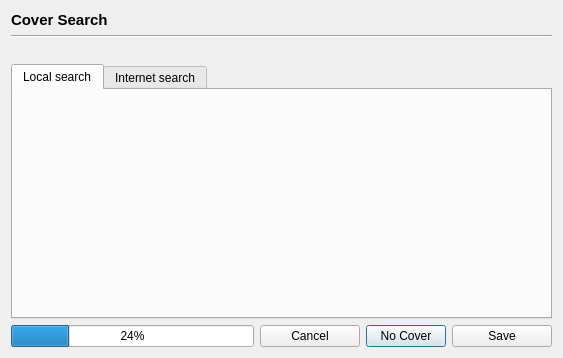
<?xml version="1.0" encoding="UTF-8"?>
<ui version="4.0">
 <class>AlternateCovers</class>
 <widget class="QDialog" name="AlternateCovers">
  <property name="geometry">
   <rect>
    <x>0</x>
    <y>0</y>
    <width>563</width>
    <height>358</height>
   </rect>
  </property>
  <property name="windowTitle">
   <string>Search alternative covers</string>
  </property>
  <layout class="QGridLayout" name="gridLayout">
   <item row="2" column="3">
    <widget class="QLabel" name="lab_title">
     <property name="font">
      <font>
       <weight>75</weight>
       <bold>true</bold>
      </font>
     </property>
     <property name="text">
      <string/>
     </property>
    </widget>
   </item>
   <item row="7" column="3">
    <layout class="QHBoxLayout" name="horizontalLayout">
     <item>
      <widget class="QProgressBar" name="pb_progress">
       <property name="value">
        <number>24</number>
       </property>
      </widget>
     </item>
     <item>
      <widget class="QPushButton" name="btn_cancel">
       <property name="minimumSize">
        <size>
         <width>100</width>
         <height>0</height>
        </size>
       </property>
       <property name="maximumSize">
        <size>
         <width>100</width>
         <height>16777215</height>
        </size>
       </property>
       <property name="focusPolicy">
        <enum>Qt::NoFocus</enum>
       </property>
       <property name="text">
        <string>Cancel</string>
       </property>
      </widget>
     </item>
     <item>
      <widget class="QPushButton" name="btn_no_cover">
       <property name="text">
        <string>No Cover</string>
       </property>
      </widget>
     </item>
     <item>
      <widget class="QPushButton" name="btn_save">
       <property name="minimumSize">
        <size>
         <width>100</width>
         <height>0</height>
        </size>
       </property>
       <property name="maximumSize">
        <size>
         <width>100</width>
         <height>16777215</height>
        </size>
       </property>
       <property name="focusPolicy">
        <enum>Qt::NoFocus</enum>
       </property>
       <property name="text">
        <string>Save</string>
       </property>
      </widget>
     </item>
    </layout>
   </item>
   <item row="0" column="3">
    <widget class="QLabel" name="label">
     <property name="font">
      <font>
       <pointsize>11</pointsize>
       <weight>75</weight>
       <bold>true</bold>
      </font>
     </property>
     <property name="text">
      <string>Cover Search</string>
     </property>
    </widget>
   </item>
   <item row="6" column="3">
    <widget class="QTabWidget" name="tab_widget">
     <property name="currentIndex">
      <number>0</number>
     </property>
     <widget class="QWidget" name="tab_local">
      <attribute name="title">
       <string>Local search</string>
      </attribute>
      <layout class="QGridLayout" name="gridLayout_2">
       <item row="0" column="0">
        <widget class="GUI_AlternateCovLocal" name="widget_local" native="true">
         <property name="sizePolicy">
          <sizepolicy hsizetype="MinimumExpanding" vsizetype="MinimumExpanding">
           <horstretch>0</horstretch>
           <verstretch>0</verstretch>
          </sizepolicy>
         </property>
        </widget>
       </item>
      </layout>
     </widget>
     <widget class="QWidget" name="tab_internet">
      <attribute name="title">
       <string>Internet search</string>
      </attribute>
      <layout class="QGridLayout" name="gridLayout_3">
       <item row="0" column="0">
        <widget class="GUI_AlternateCovInternet" name="widget_internet" native="true"/>
       </item>
      </layout>
     </widget>
    </widget>
   </item>
   <item row="1" column="3">
    <widget class="Line" name="line">
     <property name="orientation">
      <enum>Qt::Horizontal</enum>
     </property>
    </widget>
   </item>
  </layout>
 </widget>
 <customwidgets>
  <customwidget>
   <class>GUI_AlternateCovLocal</class>
   <extends>QWidget</extends>
   <header>GUI/alternate_covers/GUI_AlternateCovLocal.h</header>
   <container>1</container>
  </customwidget>
  <customwidget>
   <class>GUI_AlternateCovInternet</class>
   <extends>QWidget</extends>
   <header>GUI/alternate_covers/GUI_AlternateCovInternet.h</header>
   <container>1</container>
  </customwidget>
 </customwidgets>
 <resources/>
 <connections/>
</ui>
